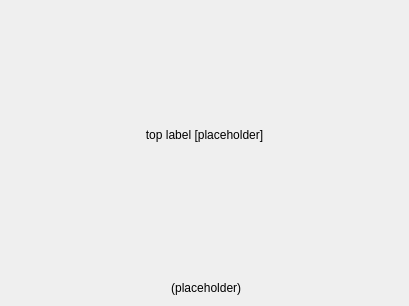
<?xml version="1.0" encoding="UTF-8"?>
<ui version="4.0">
 <class>CredentialsSetupWizardPage</class>
 <widget class="QWidget" name="CredentialsSetupWizardPage">
  <property name="geometry">
   <rect>
    <x>0</x>
    <y>0</y>
    <width>409</width>
    <height>306</height>
   </rect>
  </property>
  <property name="windowTitle">
   <string>Form</string>
  </property>
  <layout class="QVBoxLayout" name="verticalLayout" stretch="1,0,1,0,1,0">
   <item>
    <spacer name="verticalSpacer">
     <property name="orientation">
      <enum>Qt::Vertical</enum>
     </property>
     <property name="sizeType">
      <enum>QSizePolicy::MinimumExpanding</enum>
     </property>
     <property name="sizeHint" stdset="0">
      <size>
       <width>20</width>
       <height>20</height>
      </size>
     </property>
    </spacer>
   </item>
   <item>
    <widget class="QLabel" name="topLabel">
     <property name="sizePolicy">
      <sizepolicy hsizetype="Preferred" vsizetype="Preferred">
       <horstretch>250</horstretch>
       <verstretch>0</verstretch>
      </sizepolicy>
     </property>
     <property name="minimumSize">
      <size>
       <width>350</width>
       <height>0</height>
      </size>
     </property>
     <property name="text">
      <string notr="true">top label [placeholder]</string>
     </property>
     <property name="alignment">
      <set>Qt::AlignCenter</set>
     </property>
     <property name="wordWrap">
      <bool>true</bool>
     </property>
    </widget>
   </item>
   <item>
    <spacer name="verticalSpacer_3">
     <property name="orientation">
      <enum>Qt::Vertical</enum>
     </property>
     <property name="sizeType">
      <enum>QSizePolicy::Maximum</enum>
     </property>
     <property name="sizeHint" stdset="0">
      <size>
       <width>20</width>
       <height>10</height>
      </size>
     </property>
    </spacer>
   </item>
   <item>
    <layout class="QHBoxLayout" name="horizontalLayout">
     <item>
      <widget class="QStackedWidget" name="contentWidget">
       <property name="sizePolicy">
        <sizepolicy hsizetype="Minimum" vsizetype="Minimum">
         <horstretch>0</horstretch>
         <verstretch>0</verstretch>
        </sizepolicy>
       </property>
       <property name="minimumSize">
        <size>
         <width>200</width>
         <height>0</height>
        </size>
       </property>
       <property name="maximumSize">
        <size>
         <width>500</width>
         <height>16777215</height>
        </size>
       </property>
       <property name="currentIndex">
        <number>1</number>
       </property>
       <widget class="CUR::BasicLoginWidget" name="basicLoginWidget"/>
       <widget class="CUR::OAuthLoginWidget" name="oauthLoginWidget"/>
      </widget>
     </item>
    </layout>
   </item>
   <item>
    <spacer name="verticalSpacer_2">
     <property name="orientation">
      <enum>Qt::Vertical</enum>
     </property>
     <property name="sizeType">
      <enum>QSizePolicy::MinimumExpanding</enum>
     </property>
     <property name="sizeHint" stdset="0">
      <size>
       <width>20</width>
       <height>20</height>
      </size>
     </property>
    </spacer>
   </item>
   <item>
    <widget class="QLabel" name="urlLabel">
     <property name="text">
      <string notr="true">&lt;server URL&gt; (placeholder)</string>
     </property>
     <property name="alignment">
      <set>Qt::AlignCenter</set>
     </property>
    </widget>
   </item>
  </layout>
 </widget>
 <customwidgets>
  <customwidget>
   <class>CUR::BasicLoginWidget</class>
   <extends>QWidget</extends>
   <header>gui/loginrequireddialog/basicloginwidget.h</header>
   <container>1</container>
  </customwidget>
  <customwidget>
   <class>CUR::OAuthLoginWidget</class>
   <extends>QWidget</extends>
   <header>gui/loginrequireddialog/oauthloginwidget.h</header>
   <container>1</container>
  </customwidget>
 </customwidgets>
 <resources>
  <include location="../../../resources/client.qrc"/>
 </resources>
 <connections/>
</ui>
